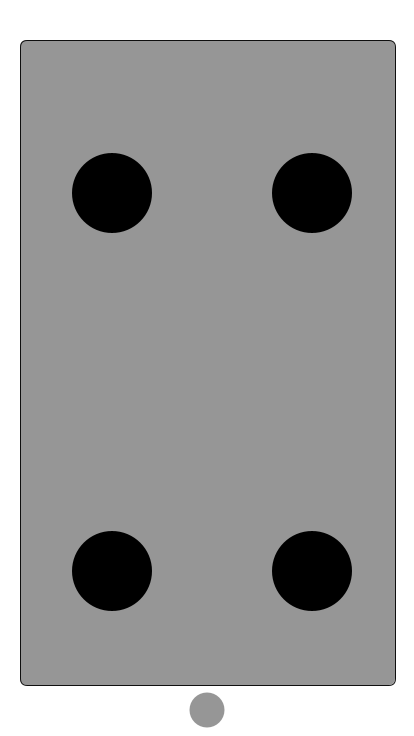
Frame 1 (no input)
Frame 60 (the mouse pressed at the canvas centre just before this capture): identical to frame 1, image omitted
Frame 120 (the mouse held since frame 60 and released just before this capture): identical to frame 1, image omitted

The Processing sketch that drew this single still picture (run headless with seeded random() and noise(); from frame 60 on, the mouse is pressed at the canvas centre):

// Processing sketch: Challenge_4
// ── Challenge_4.pde
int circleX, circleY;
int circleSize = 90;
int rectX, rectY;
int rectSize = 100;

color circleColor, baseColor;
color circleHighlight;
color currentColor;

boolean circleOver = false;

void setup(){
  circleX = width/2 + circleSize/2 + 10;
  circleY = height/2;
  rectX = 90;
  rectY = 90;
  
  circleColor = color(255);
  baseColor = color(102);
  circleHighlight = color(204);
  currentColor = baseColor;
  
  ellipseMode(CENTER);

  //UIKit Size for iPhone 7 Plus
  size(414,736);
  
  background(255);
  stroke(15);
  fill(150);
  
  //Augmented Reality Magic Rectangle
  rect(rectX-70, rectY-50, rectSize*3 + 75, rectSize*6 +45, rectSize-93);
  
  //home button
  fill(150);
  noStroke();
  ellipse(circleX-55, circleY+342, circleSize-55, circleSize-55);
  
  //Bottom Button on right-side
  fill(0);
  noStroke();
  ellipse(circleX+50, circleY+203, circleSize-10, circleSize-10);
  
  //Bottom Button on left-size
  fill(0);
  noStroke();
  ellipse (circleX-150, circleY+203, circleSize-10, circleSize-10);
  
  //Top Button on the right-side
  fill(0);
  noStroke();
  ellipse (circleX+50, circleY-175, circleSize-10, circleSize-10);
  
  //Top Button on the left-size
  fill(0);
  noStroke();
  ellipse (circleX-150, circleY-175, circleSize-10, circleSize-10);
}

void draw(){}

void mousePressed(){}
